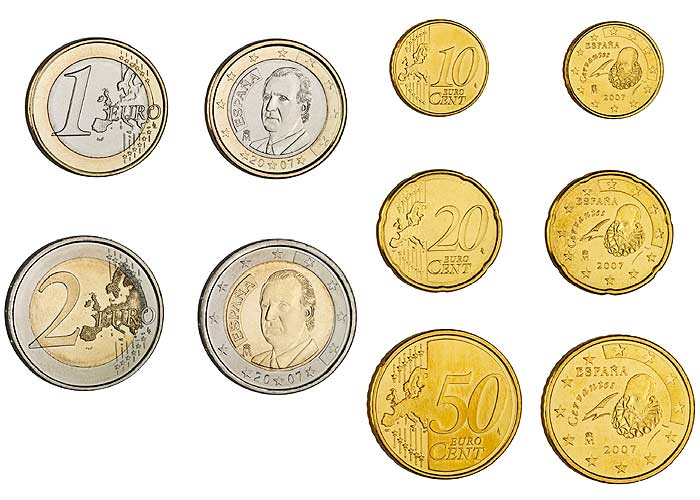
#> input picture c_detector/data/test_1.jpg, 700 x 500 px
$ python testing_SP.py
#> lines starting #> are read from the running program, lines starting #| are printed output that depends on the picture; after the words box and inside, x2 and y2 are one past the last pixel; in counts of white or black regions, pixels touching at a corner belong together
import cv2
import numpy as np
from skimage.segmentation import slic


def crea_imagen_final(imagen, labels, K):

    f_img = imagen.copy()

    for i in range(K):
        f_img[labels == i, :] = np.mean(imagen[labels == i, :], axis=0)

    return f_img


img = cv2.imread('data/test_1.jpg')
#> img is the input picture: shape (500, 700, 3); mean B, G, R 196.4, 222.2, 231.6

K = 1000
super_p = slic(img.copy(), n_segments=K, start_label=0)
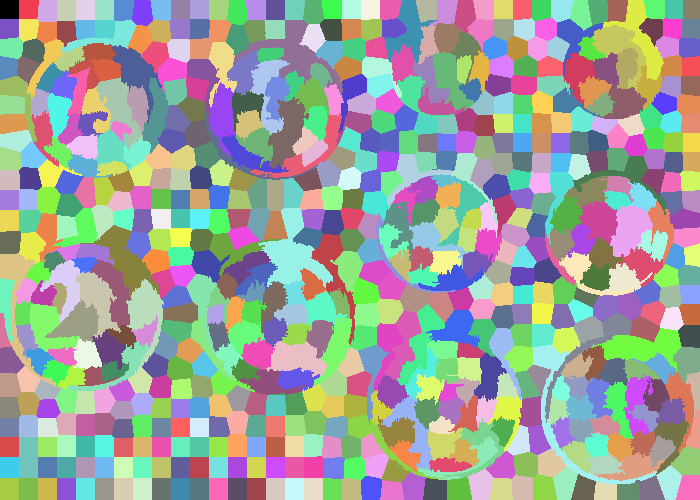
#> super_p: shape (500, 700) int64; 688 distinct labels, from 0 to 687; one colour per label, 0 black
img_sp = crea_imagen_final(img.copy(), super_p, K)
#> after the loop in crea_imagen_final, `for i in range(K):`:
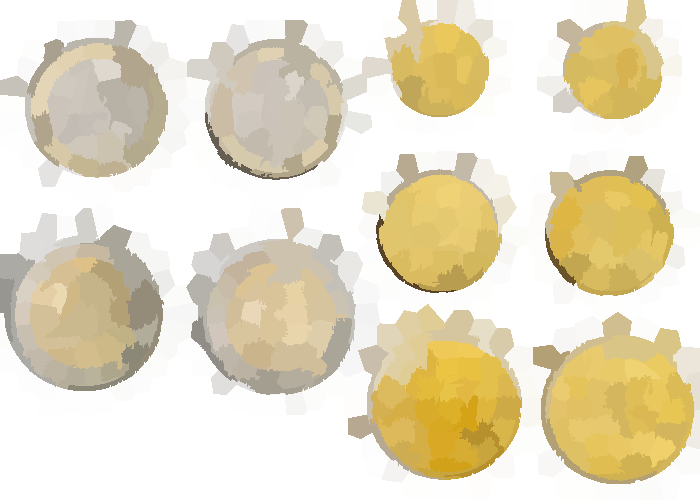
#> f_img: shape (500, 700, 3); mean B, G, R 196.1, 221.8, 231.3

img_gray = cv2.cvtColor(img_sp, cv2.COLOR_BGR2GRAY)
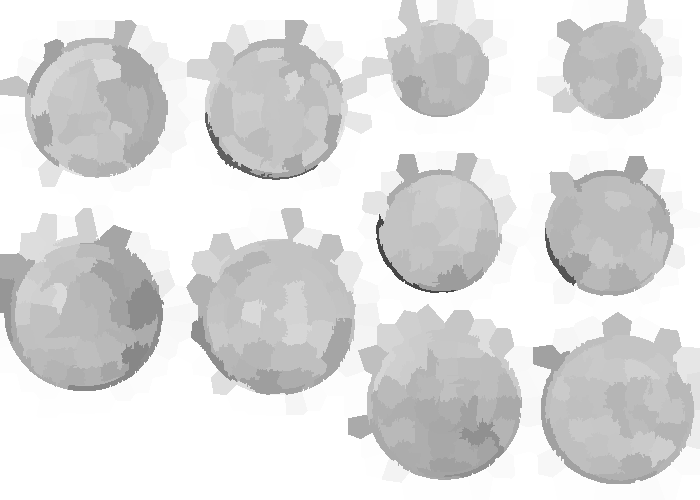
#> img_gray: shape (500, 700); min 71, max 255, mean 221.7
img_gauss = cv2.GaussianBlur(img_gray, (21, 21), cv2.BORDER_DEFAULT)
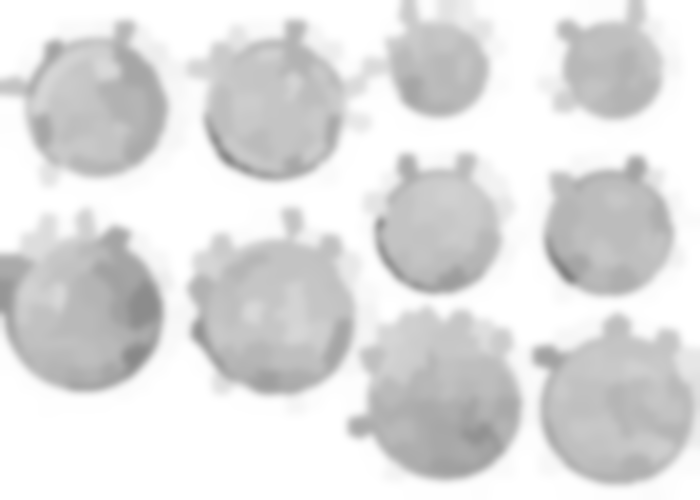
#> img_gauss: shape (500, 700); min 129, max 255, mean 221.7

circles = cv2.HoughCircles(img_gauss, cv2.HOUGH_GRADIENT, 1, 100, param1=50, param2=30)
#> circles = [[608.5, 232.5, 63.7], [83.5, 312.5, 79.4], [444.5, 399.5, 79.6], [436.5, 231.5, 61.9], [617.5, 409.5, 75.8], [274.5, 109.5, 70.6], [95.5, 104.5, 72.6], [614.5, 70.5, 48.3], [280.5, 318.5, 75.4], [437.5, 66.5, 49.9]]
circles_rounded = np.uint16(np.round(circles))
#> circles_rounded = [[608, 232, 64], [84, 312, 79], [444, 400, 80], [436, 232, 62], [618, 410, 76], [274, 110, 71], [96, 104, 73], [614, 70, 48], [280, 318, 75], [438, 66, 50]]
print(f'{circles_rounded.shape[1]} coins found')
#| 10 coins found

for i in circles_rounded[0, :]:
    cv2.circle(img, (i[0], i[1]), i[2], (0, 255, 0), 2)
    cv2.circle(img, (i[0], i[1]), 2, (255, 0, 0), 3)
#> this loop made 10 passes
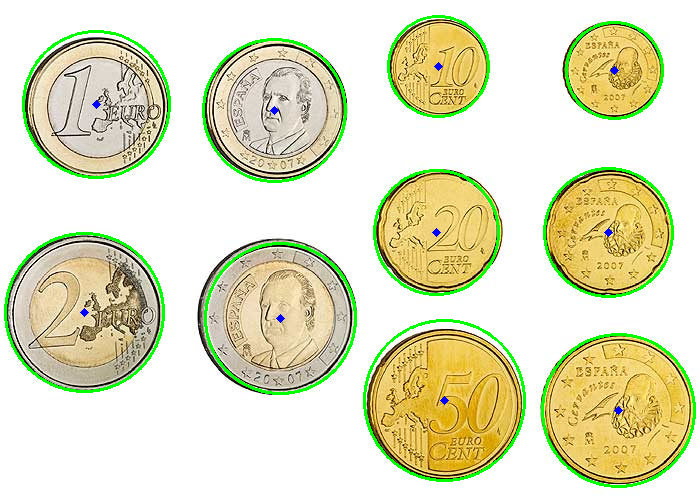
#> img: shape (500, 700, 3); 3.73% of pixels changed, all inside (x1, y1, x2, y2) = (4, 15, 696, 488)

    # cv2.rectangle(img, (i[0] - i[2] - 10, i[1] - i[2] - 10), (i[0] + i[2] + 10, i[1] + i[2] + 10), (0, 0, 255), 2)

cv2.imshow('Superpixels_boundaries', np.hstack((img, img_sp)))
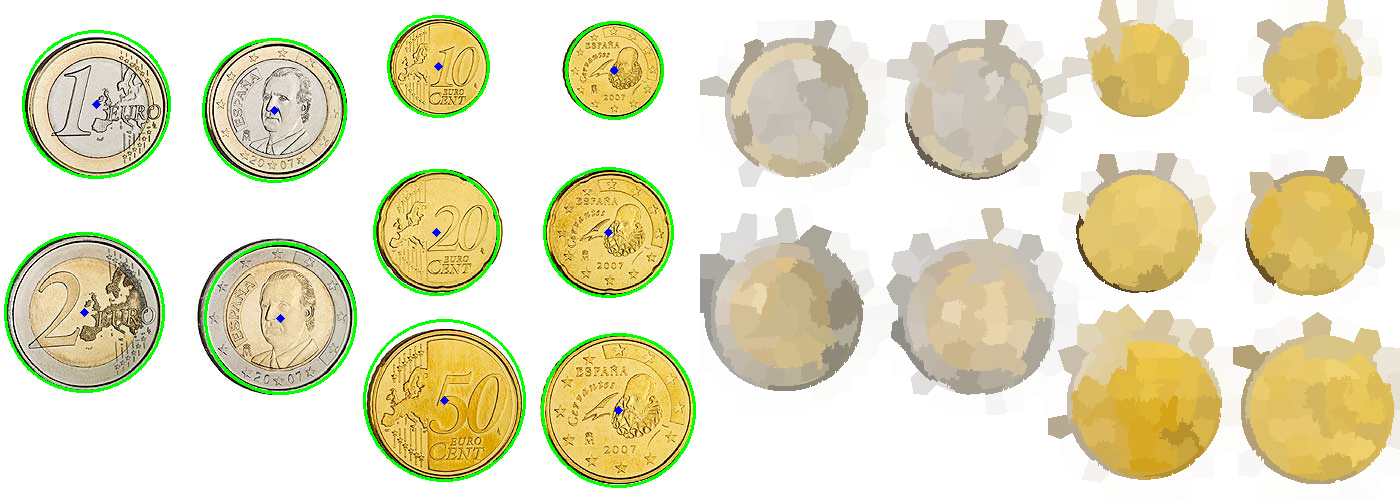
#> window 'Superpixels_boundaries': shape (500, 1400, 3); mean B, G, R 193.4, 223.3, 228
cv2.waitKey(0)
cv2.destroyAllWindows()

$ run again, with c_detector/data/test_3.jpg copied over c_detector/data/test_1.jpg
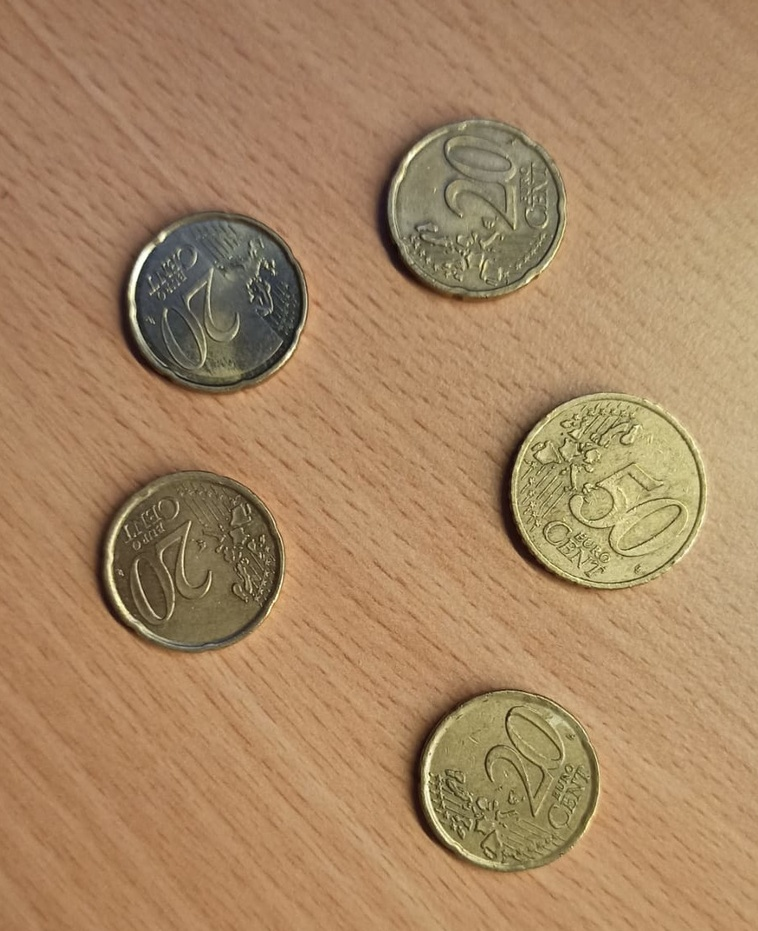
#> input picture c_detector/data/test_3.jpg, 758 x 931 px, shrunk from 909 x 1116 before the run
#> img is the input picture: shape (931, 758, 3); mean B, G, R 99.2, 134.6, 167.2
#> super_p: shape (931, 758) int64; 867 distinct labels, from 0 to 866
#> `img_gray = cv2.cvtColor(img_sp, cv2.COLOR_BGR2GRAY)`:
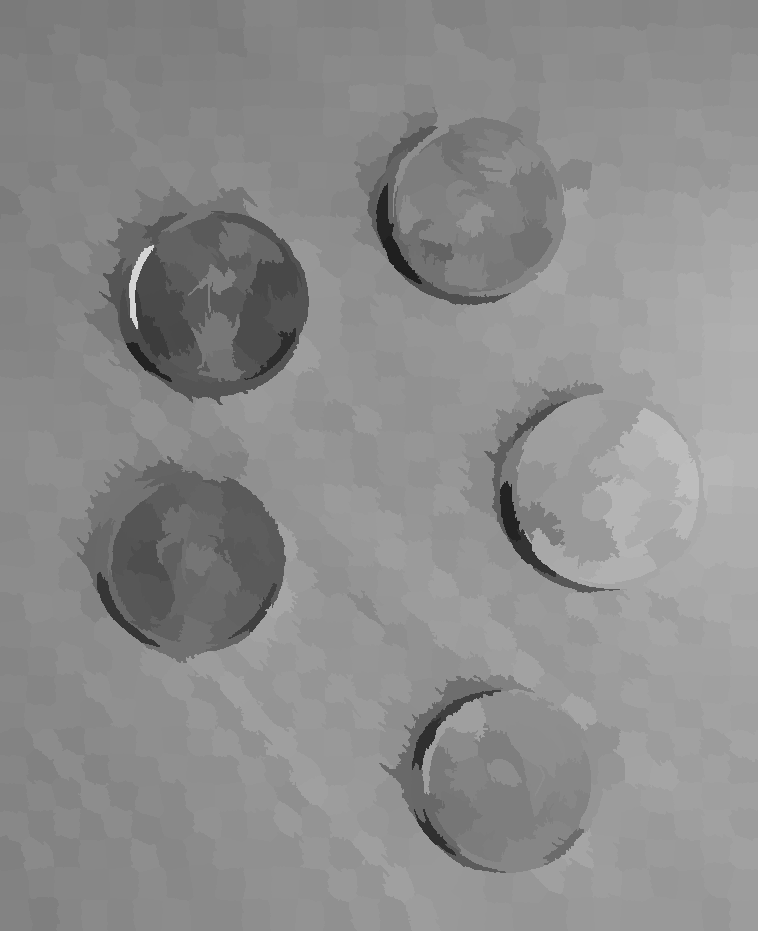
#> img_gray: shape (931, 758); min 31, max 213, mean 139.8
#> circles = [[213.5, 302.5, 94.2], [597.5, 488.5, 102.3], [189.5, 557.5, 97.8], [497.5, 776.5, 77.4]]
#> circles_rounded = [[214, 302, 94], [598, 488, 102], [190, 558, 98], [498, 776, 77]]
#| 4 coins found
#> the loop `for i in circles_rounded[0, :]:` made 4 passes
#> `cv2.imshow('Superpixels_boundaries', np.hstack((img, img_sp)))`:
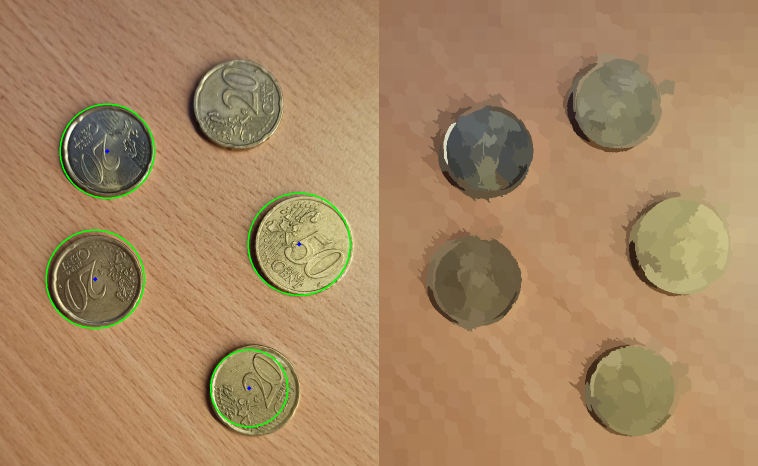
#> window 'Superpixels_boundaries': shape (931, 1516, 3) (shown at 1/2 size); mean B, G, R 98.6, 135, 166.2
